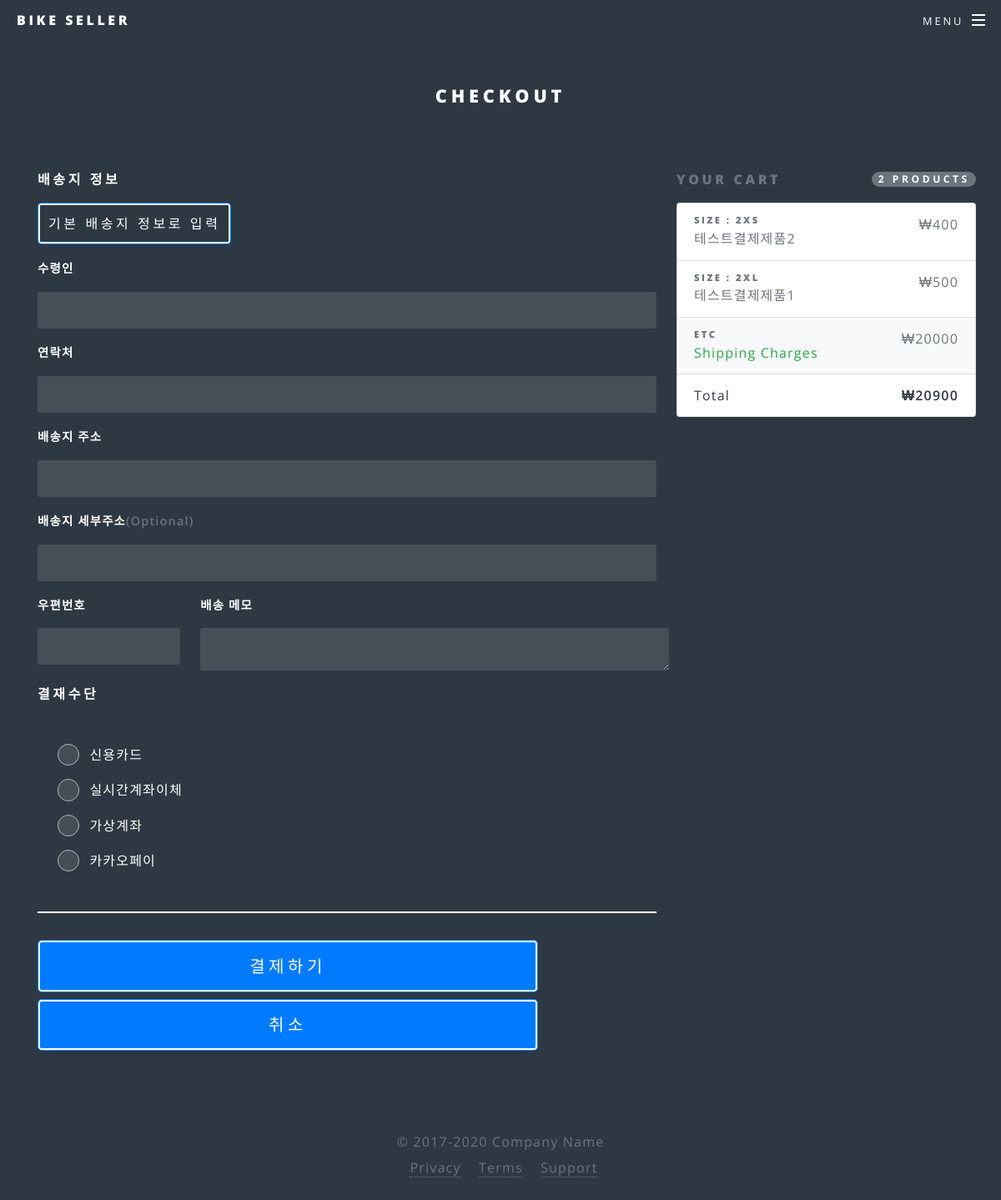
The page /bike/order_final.php (signed in) on the database its author committed.
### tables this page shows
CREATE TABLE `user_cart` (
  `id` int NOT NULL AUTO_INCREMENT,
  `user_id` varchar(100) NOT NULL,
  `goods_id` varchar(100) NOT NULL,
  `goods_size` varchar(100) NOT NULL,
  PRIMARY KEY (`id`)
);

CREATE TABLE `goods_detail` (
  `id` int NOT NULL AUTO_INCREMENT,
  `prod_name` varchar(100) NOT NULL,
  `prod_cate` varchar(100) NOT NULL,
  `prod_price` varchar(100) NOT NULL,
  `prod_com` varchar(1000) NOT NULL,
  `thumbnail` varchar(100) NOT NULL,
  `goods_image_1` varchar(100) NOT NULL,
  `goods_image_2` varchar(100) NOT NULL,
  `goods_image_3` varchar(100) NOT NULL,
  PRIMARY KEY (`id`)
);

### bike/order_final.php (the view, shortened to what this page needs)
<!DOCTYPE html>
<html>
<head>
	<link rel="stylesheet" href="https://maxcdn.bootstrapcdn.com/bootstrap/4.5.2/css/bootstrap.min.css"/>
  <link rel="stylesheet" href="https://cdnjs.cloudflare.com/ajax/libs/font-awesome/5.13.0/css/all.min.css">
	<link rel="stylesheet" href="assets/css/main.css" />
	<noscript></noscript><link rel="stylesheet" href="assets/css/noscript.css" /></noscript>
</head>
<body>
	<header id="header">
		<h1><a href="home.php">Bike Seller</a></h1>
		<nav id="nav">
			<ul>
				<li class="special">
					<a href="#menu" class="menuToggle"><span>Menu</span></a>
				</li>
			</ul>
		</nav>
	</header>
	<section>
  <div class="container" style="margin-top: 3em;">
  <div class="py-5 text-center">
    <h2>Checkout</h2>
  </div>
  <div class="row">
    <div class="col-md-4 order-md-2 mb-4">
      <?php
        $host_name = '127.0.0.1';
        $user_name = 'root';
        $password = 'gozldgkwlak!724';
        $dbName = 'user_data';
        $tbName = 'user_cart';
        $conn = mysqli_connect($host_name, $user_name, $password);
        mysqli_select_db($conn, $dbName);
        $query = "SELECT * FROM $tbName";
        $result = mysqli_query($conn, $query)  or die ("query 접속 실패");
        $no = 0;
        while($row = mysqli_fetch_array($result, MYSQLI_BOTH)){
          if($_SESSION['user_id'] == $row[user_id]){
            $no++;
          }
        }
        echo "<h4 class=\"d-flex justify-content-between align-items-center mb-3\">\n";
        echo "        <span class=\"text-muted\">Your cart</span>\n";
        echo "        <span class=\"badge badge-secondary badge-pill\">$no products</span>\n";
        echo "      </h4>\n";
        echo "      <ul class=\"list-group mb-3\">\n";
      ?>
      <?php
        $host_name = '127.0.0.1';
        $user_name = 'root';
        $password = 'gozldgkwlak!724';
        $dbName = 'user_data';
        $tbName = 'user_cart';
        $conn = mysqli_connect($host_name, $user_name, $password);
        mysqli_select_db($conn, $dbName);
        $query = "SELECT * FROM $tbName";
        $result = mysqli_query($conn, $query)  or die ("query 접속 실패");
        $shipping_cost = 10000;
        while($row = mysqli_fetch_array($result, MYSQLI_BOTH)){
          $goods_id = $row[goods_id];
          if($_SESSION['user_id'] == $row[user_id]){
            mysqli_select_db($conn, "goods_data");
            $result_goods = mysqli_query($conn, "SELECT * FROM goods_detail WHERE id = $goods_id");
            $result_row = mysqli_fetch_array($result_goods, MYSQLI_ASSOC);
            $shipping_charges += $shipping_cost;
            $subtotal += $result_row[prod_price];
            echo "        <li class=\"list-group-item d-flex justify-content-between lh-condensed\">\n";
            echo "          <div>\n";
            echo "            <h6 class=\"my-0 text-muted\">size : $row[goods_size]</h6>\n";
            echo "            <small class=\"text-muted\">$result_row[prod_name]</small>\n";
            echo "          </div>\n";
            echo "          <span class=\"text-muted\">₩$result_row[prod_price]</span>\n";
            echo "        </li>\n";
          }
        }
        $total = $subtotal + $shipping_charges;
        echo "        <li class=\"list-group-item d-flex justify-content-between bg-light\">\n";
        echo "          <div class=\"text-success\">\n";
        echo "            <h6 class=\"my-0 text-muted\">etc</h6>\n";
        echo "            <small >Shipping Charges</small>\n";
        echo "          </div>\n";
        echo "          <span class=\"text-success text-muted\">₩$shipping_charges</span>\n";
        echo "        </li>\n";
        echo "        <li class=\"list-group-item d-flex justify-content-between\">\n";
        echo "          <span class=\"text-dark\">Total</span>\n";
        echo "          <strong class=\"text-dark\">₩$total</strong>\n";
        echo "        </li>\n";
        echo "      </ul>";
      ?>
    </div>
    <div class="col-md-8 order-md-1">
      <h4 class="mb-3">배송지 정보</h4>
      <button class="btn btn-outline-primary text-white" onclick="myFunction_add()">기본 배송지 정보로 입력</button>
      <form class="needs-validation" action="order_final_result.php" name="order_final_result" method="POST" onsubmit="return myFunction()">
        <div class="mb-3 mt-3">
          <label for="name">수령인</label>
          <input type="text" id="name" name="name" placeholder="" required>
        </div>
        <div class="mb-3">
          <label for="phone">연락처 <span class="text-muted"></span></label>
          <input type="text" id="phone" name="phone" placeholder="" required>
        </div>
        <div class="mb-3">
          <label for="address">배송지 주소</label>
          <input type="text" id="address" name="address" onClick="search_address()" placeholder="" readonly required>
        </div>
        <div class="mb-3">
          <label for="address2">배송지 세부주소<span class="text-muted">(Optional)</span></label>
          <input type="text" id="address2" name="address2" placeholder="">
        </div>
        <div class="row">
          <div class="col-md-3 mb-3">
            <label for="zip">우편번호</label>
            <input type="text" id="zip" name="zip" onClick="search_address()" placeholder="" readonly required>
          </div>
          <div class="form-group col">
            <label>배송 메모</label>
            <textarea rows="1" id="com" name="com"></textarea>
          </div>
        </div>
        <h4 class="mb-3">결재수단</h4>
        <div class="d-block mt-5">
          <div class="custom-control custom-radio mt-3">
            <label class="custom-control-label" for="card">신용카드</label>
          </div>
          <div class="custom-control custom-radio mt-3">
            <label class="custom-control-label" for="trans">실시간계좌이체</label>
          </div>
          <div class="custom-control custom-radio mt-3">
            <label class="custom-control-label" for="vbank">가상계좌</label>
          </div>
          <div class="custom-control custom-radio mt-3">
            <label class="custom-control-label" for="kakaopay">카카오페이</label>
          </div>
        </div>
        <hr class="mb-4">
      </form>
      <button class="btn btn-primary btn-lg btn-block" onClick="popup()">결제하기</button>
      <button class="btn btn-primary btn-lg btn-block" onclick="history.back()">취소</button>
    </div>
  </div>
  <footer class="my-5 pt-5 text-muted text-center text-small">
    <p class="mb-1">&copy; 2017-2020 Company Name</p>
    <ul class="list-inline">
      <li class="list-inline-item"><a href="#">Privacy</a></li>
      <li class="list-inline-item"><a href="#">Terms</a></li>
      <li class="list-inline-item"><a href="#">Support</a></li>
    </ul>
  </footer>
</div>
	</section>
	</body>
</html>

### rows shown on the page
user_cart: goods_size "2XS", goods_detail.prod_name "테스트결제제품2", goods_detail.prod_price "400"
user_cart: goods_size "2XL", goods_detail.prod_name "테스트결제제품1", goods_detail.prod_price "500"

### other values the page prints
$no "2"
$shipping_charges "20000"
$total "20900"
